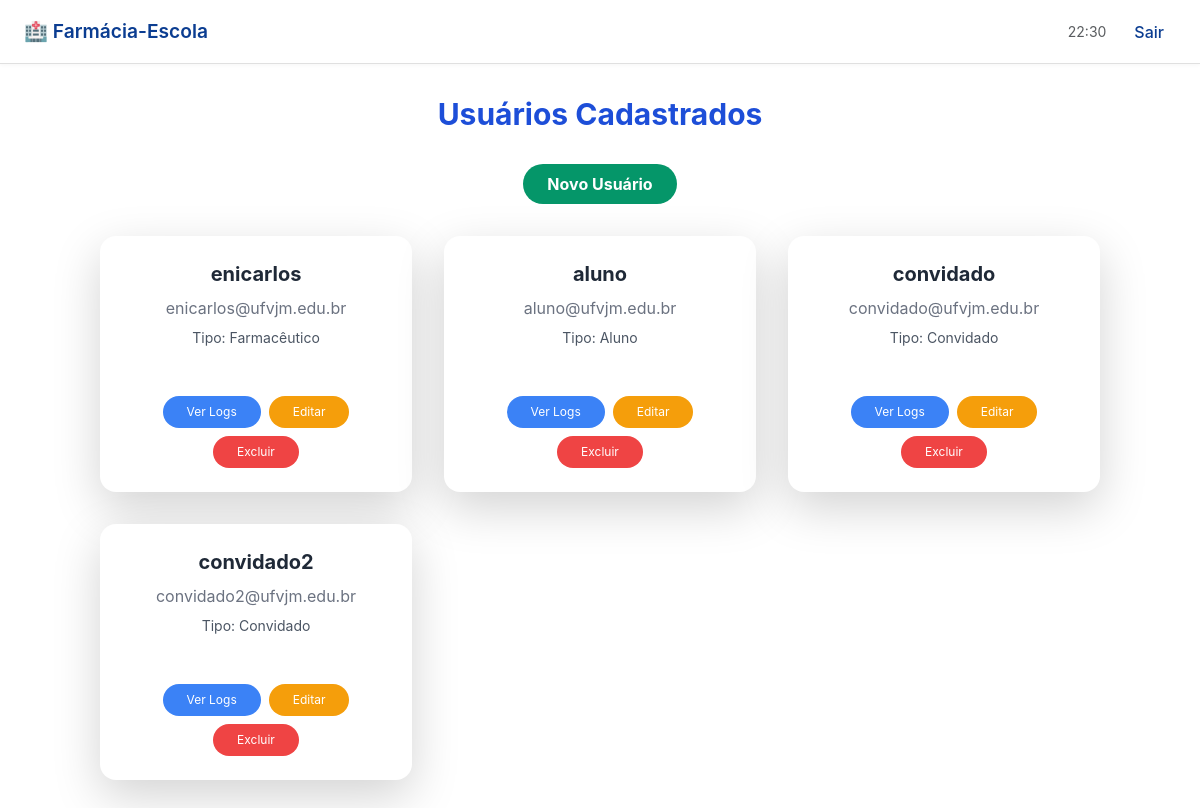
The app's page /conta/usuarios/ (signed in), older data.
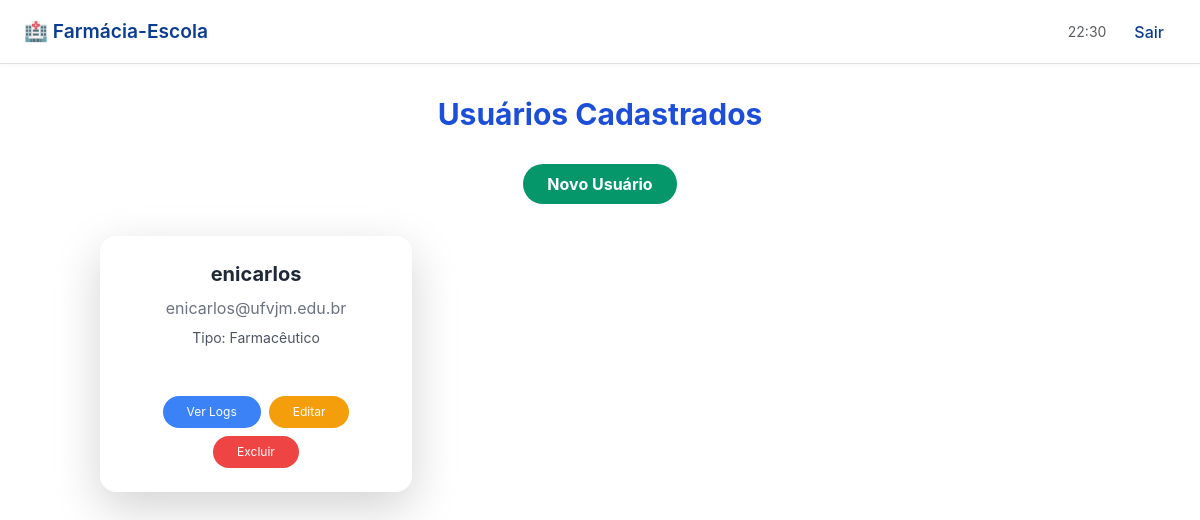
The same page, newer data.
### login/models.py (models this page shows, shortened)
class CustomUser(AbstractUser):
    TIPO_USUARIO_CHOICES = [
        ('farmaceutico', 'Farmacêutico'),
        ('aluno', 'Aluno'),
        ('convidado', 'Convidado'),
    ]
    tipo_usuario = models.CharField(
        max_length=20,
        choices=TIPO_USUARIO_CHOICES,
        default='farmaceutico',
    )

### login/views.py (the view)
# urls.py: path('usuarios/', listar_usuarios, name='listar_usuarios'),
@login_required
def listar_usuarios(request):
    if request.user.tipo_usuario != 'farmaceutico':
        return HttpResponseForbidden('Acesso negado.')
    usuarios = CustomUser.objects.all()
    return render(request, 'usuarios/listar_usuarios.html', {'usuarios': usuarios})

### login/templates/usuarios/listar_usuarios.html (shortened to what this page needs)
{% extends 'menu.html' %}
{% block content %}
<div class="container mx-auto py-8">
    <h1 class="text-3xl font-bold text-blue-700 mb-8 text-center">Usuários Cadastrados</h1>
    <div class="flex justify-center mb-8">
        <a href="{% url 'cadastrar_usuario' %}" class="bg-green-600 hover:bg-green-700 text-white font-bold py-2 px-6 rounded-full transition">
            Novo Usuário
        </a>
    </div>
    <div class="grid grid-cols-1 sm:grid-cols-2 md:grid-cols-3 gap-8">
        {% for usuario in usuarios %}
            {% if usuario.id %}
            <div class="bg-white rounded-2xl shadow-lg p-6 flex flex-col items-center transition transform hover:scale-105">
                <h2 class="text-xl font-bold text-gray-800 mb-2">{{ usuario.get_full_name|default:usuario.username }}</h2>
                <p class="text-gray-500 mb-2">{{ usuario.email }}</p>
                <p class="text-gray-600 text-sm mb-4">Tipo: {{ usuario.get_tipo_usuario_display }}</p>
                <div class="flex flex-wrap justify-center gap-2 mt-4">
                    <a href="{% url 'ver_logs_usuario' usuario.id %}" class="bg-blue-500 hover:bg-blue-600 text-white text-xs py-2 px-4 rounded-full transition">Ver Logs</a>
                    <a href="{% url 'editar_usuario' usuario.id %}" class="bg-yellow-500 hover:bg-yellow-600 text-white text-xs py-2 px-4 rounded-full transition">Editar</a>
                    <button type="button" class="bg-red-500 hover:bg-red-600 text-white text-xs py-2 px-4 rounded-full transition"
                        data-bs-toggle="modal" data-bs-target="#modalExcluirUsuario{{ usuario.id }}">
                        Excluir
                    </button>
                </div>
            </div>
            {% endif %}
        {% empty %}
            <div class="col-span-full text-center text-gray-500">
                Nenhum usuário cadastrado ainda.
            </div>
        {% endfor %}
    </div>
</div>
{% endblock %}

### tela_inicial/templates/menu.html (shortened to what this page needs)
<!doctype html>
<html lang="pt-br">
<head>
    <link href="https://cdn.jsdelivr.net/npm/bootstrap@5.3.3/dist/css/bootstrap.min.css" rel="stylesheet">
    <link href="https://cdn.jsdelivr.net/npm/tailwindcss@2.2.19/dist/tailwind.min.css" rel="stylesheet">
</head>
<body>
    <header class="top-bar">
        <a href="/tela_inicial/" class="logo">
            🏥 Farmácia-Escola
        </a>
        <div class="actions">
            <span id="clock" class="text-muted small"></span>
            {% if user.is_authenticated %}
            <a href="{% url 'logout' %}">Sair</a>
            {% endif %}
        </div>
    </header>
    <main class="container-fluid">
        {% block content %}{% endblock %}
    </main>
</body>
</html>

### tela_inicial/templates/menu.html (style rules this page uses)
body { padding-top: 64px; font-family: 'Inter', sans-serif; }
header.top-bar { position: fixed; top: 0; left: 0; right: 0; z-index: 1050; height: 64px; background-color: #ffffff; color: #333; display: flex; align-items: center; justify-content: space-between; padding: 0 1.5rem; border-bottom: 1px solid #e0e0e0; box-shadow: 0 1px 4px rgba(0, 0, 0, 0.04); }
.top-bar .logo { font-weight: 600; font-size: 1.2rem; display: flex; align-items: center; gap: 0.5rem; color: #0b3d91; text-decoration: none; }
.top-bar .actions { display: flex; align-items: center; gap: 1rem; }
.top-bar .actions a { color: #0b3d91; font-weight: 500; text-decoration: none; padding: 0.4rem 0.75rem; border-radius: 6px; transition: background-color 0.2s; }

Row changes from the older to the newer data that the page shows:
removed CustomUser: get_full_name "aluno", email "aluno@ufvjm.edu.br", tipo_usuario "Aluno"
removed CustomUser: get_full_name "convidado", email "convidado@ufvjm.edu.br", tipo_usuario "Convidado"
removed CustomUser: get_full_name "convidado2", email "convidado2@ufvjm.edu.br", tipo_usuario "Convidado"
